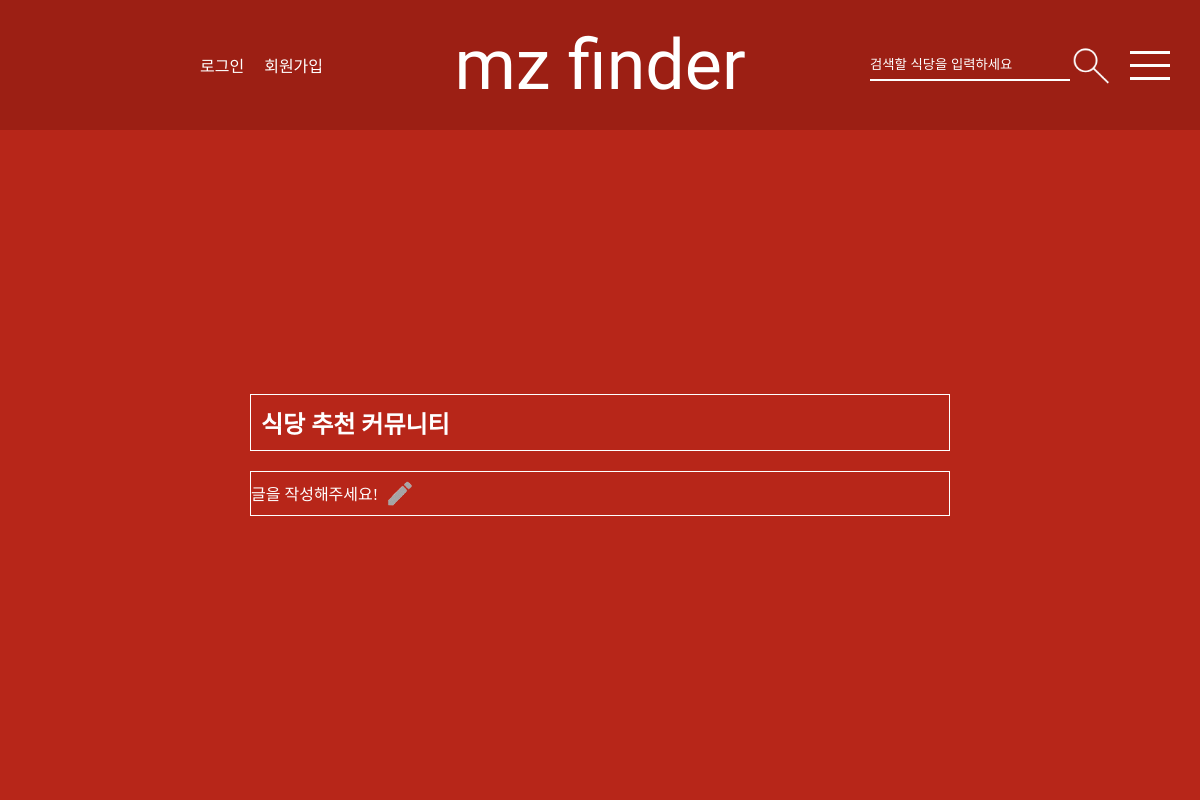
Before: /mzfinder/community/ with the older database file.
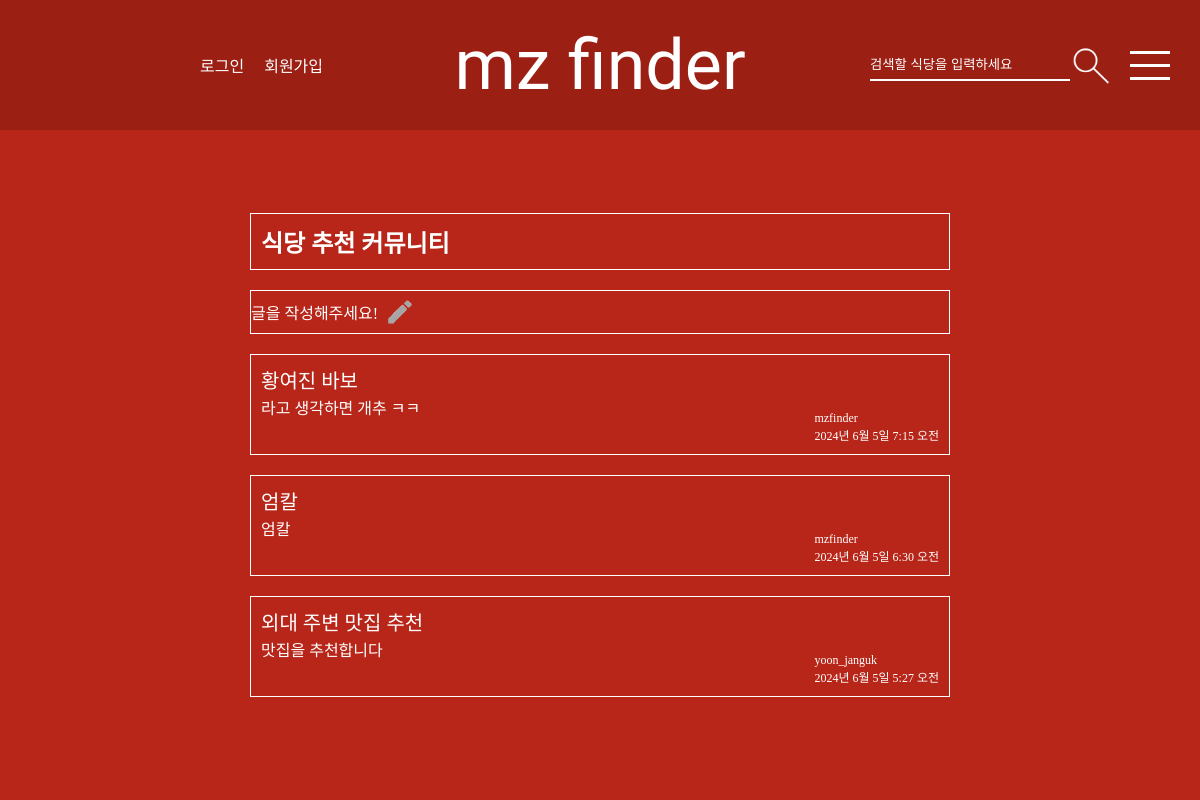
After: the same page with the newer database file.
### mzfinder/models.py (models this page shows)
class Comment(models.Model):
    author = models.ForeignKey(User, on_delete=models.CASCADE)
    subject = models.TextField()
    content = models.TextField()
    create_date = models.DateTimeField()

### mzfinder/views.py (the view)
# urls.py: path('community/',views.community, name='community'),
def community(request):
    comments = Comment.objects.all().order_by('-create_date')
    context = {'comments':comments}
    return render(request,'mzfinder/community.html',context)

### templates/mzfinder/community.html (shortened to what this page needs)
{% extends 'base.html'%}
{% load static%}
{%block content%}
<div class=" main mainCommunity">
    <div class="showComment">
        <h2>식당 추천 커뮤니티</h2>
        <a class ="makeComment"href="{%url 'mzfinder:createCommunity'%}">
            <span>글을 작성해주세요!</span>
            <img width="40px;"src ={% static 'img/pen.png'%}>
        </a>
        {%for comment in comments%}
        <div class="comment">
                <span class="title">{{comment.subject}}</span>
                <span class="content">{{comment.content}}</span>
                <div class="small">
                <span class="author">{{comment.author}}</span>
                <span class="create_date">{{comment.create_date}}</span>
                </div>
            </div>
        {%endfor%}
    </div>
</div>
{%endblock%}

### templates/base.html (shortened to what this page needs)
{% load static %}
<!DOCTYPE html>
<html lang="en">
  <head>
    <link rel="stylesheet" href='{% static 'css/base.css' %}'>
    <link rel="stylesheet" href='{% static 'css/restaurants.css' %}'>
    <link rel="stylesheet" href='{% static 'css/mainPage.css' %}'>
    <link rel="stylesheet" href='{% static 'css/detailRestaurant.css' %}'>
    <link rel="stylesheet" href='{% static 'css/randomRecommend.css' %}'>
    <link rel="stylesheet" href='{% static 'css/reviewFrom.css' %}'>
    <link rel="stylesheet" href='{% static 'css/createCommunity.css' %}'>
    <link rel="stylesheet" href='{% static 'css/community.css' %}'>
    <link rel="stylesheet" href='{% static 'css/login.css' %}'>
    <link rel="stylesheet" href='{% static 'css/signup.css' %}'>
  </head>
  <body>
    <div class="foodType">
      <div class = "user">
            {% if user.is_authenticated %}
            <a href="{% url 'common:logout' %}"
              >{{ user.username }} (로그아웃)</a
            >
            {% else %}
            <a href="{% url 'common:login' %}">로그인</a>
            {% endif %}
            {% if not user.is_authenticated %}
            <a href="{% url 'common:signup' %}"
              >회원가입</a
            >
            {% endif %}
          </div>
      {% if tag %}
      <span class="foodTypeText">{{tag}}</span>
      <button
        type="button"
        class="smallLogo"
        onClick="location.href={% url 'mzfinder:main'%}"
      >
        <span>mz finder</span>
      </button>
      {% else %}
      <button
        type="button"
        class="logo"
        onClick="location.href={% url 'mzfinder:main'%}"
      >
        <span>mz finder</span>
      </button>
      {% endif %}
      <div class="navRight">
      <div class ="serchBox">
                <input type="text" id="search_kw" placeholder="검색할 식당을 입력하세요"  value="{{ kw|default_if_none:'' }}">
                <button type="button" id="btn_search"></button>
      </div>
      <div class="options">
        <div class="top"></div>
        <div class="bottom"></div>
      </div>
    </div>
  </div>
    {% block content%}{% endblock %}
  </body>
</html>

### mzfinder/static/css/base.css (style rules this page uses)
body { height: 100vh; box-sizing: border-box; padding-top:130px; background-color: white; }
a { text-decoration: none; color:black; }
.logo { font-size:70px; color:white; background-color: rgb(0,0,0,0); border:0px; z-index: 1; font-family: "Moirai One", system-ui; font-weight: 400; font-style: normal; }
.foodType { z-index: 1; background-color: rgb(156,31,20); position:fixed; top:0px; width: 100vw; display: flex; justify-content: center; align-items: center; height: 130px; }
.user { display: flex; flex-direction: row; justify-content: center; align-items: center; position:absolute; left: 200px; }
.user > a { color: white; margin-right: 20px; }
.navRight { position:absolute; right:30px; display: flex; flex-direction: row; justify-content: center; align-items: center; }
.serchBox { margin-right: 20px; display: flex; flex-direction: row; justify-content: center; align-items: center; }
.serchBox > input { border:0px; border-bottom:2px white solid; background-color: rgb(0,0,0,0); width: 200px; height: 30px; color: white; }
.serchBox > input::placeholder { color:white; }
.serchBox > button { background: url(../img/search.png) no-repeat center; background-size: cover; width: 40px; height: 40px; border: 0px; }
.options { z-index: 1; width: 30; }
.options > .top { width:40px; height: 10px; border-top:3px white solid; border-bottom: 3px white solid; }
.options > .bottom { width:40px; height: 10px; border-bottom: 3px white solid; }
* { margin:0px; padding:0px; }

### mzfinder/static/css/mainPage.css (style rules this page uses)
.main { height: 100%; position:relative; background-color: rgb(183,38,25); z-index: 0; }
a { text-decoration-line: none; color:black; }

### mzfinder/static/css/community.css (style rules this page uses)
.mainCommunity { width: 100%; height: 100%; display: flex; justify-content: center; align-items: center; }
.showComment { width:700px; position:relative; padding:10px; }
.showComment > a { box-sizing: border-box; width: 100%; display: flex; flex-direction: row; align-items: center; border:1px white solid; margin-bottom:20px; }
h2 { box-sizing: border-box; width: 100%; border:1px white solid; padding:10px; margin-bottom:20px; color:white; }
.comment { width: 100%; box-sizing: border-box; padding:10px; display: flex; flex-direction: column; justify-content: center; border:1px white solid; padding:10px; margin-bottom:20px; position:relative; white-space: pre; }
.comment > .title { font-size:20px; position:absolute; top:10px; left:10px; color:white; }
.comment > .content { margin-bottom: 25px; margin-top:30px; color:white; }
.comment > .small { position:absolute; bottom:10px; right:10px; font-size:12px; display: flex; flex-direction: column; justify-content: right; align-items: right; color:white; }
.makeComment > span { color:white; }

Changed rows visible on the page:
added Comment: subject "황여진 바보", content "라고 생각하면 개추 ㅋㅋ", author "mzfinder", create_date "2024년 6월 5일 7:15 오전"
added Comment: subject "엄칼", content "엄칼", author "mzfinder", create_date "2024년 6월 5일 6:30 오전"
added Comment: subject "외대 주변 맛집 추천", content "맛집을 추천합니다", author "yoon_janguk", create_date "2024년 6월 5일 5:27 오전"
